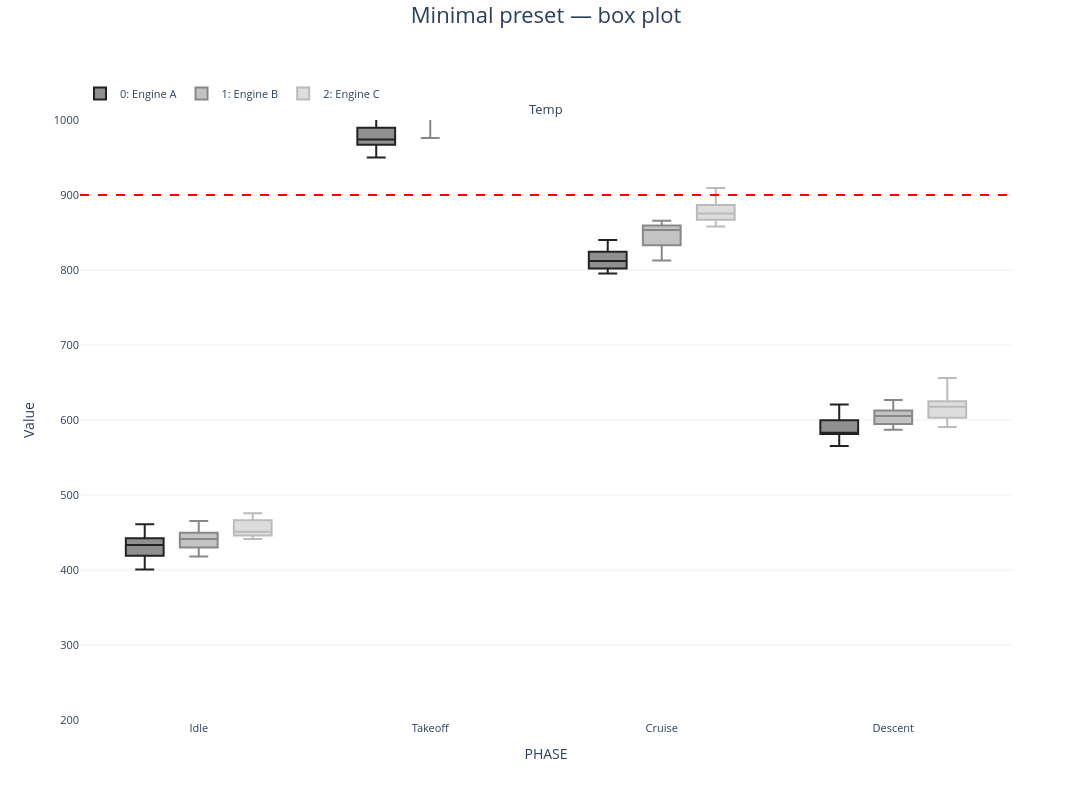

Source (notebook cell):
### Markdown cell above
## 4. The preset follows you across plot types

The same environment styles bars, boxes, and histograms too — nothing per-plot to set.

### Code cell
nb_min = styled_notebook("minimal", data=df,
                         set_name_column="ENGINE", set_idx_column="ENGINE")
nb_min.suptitle = "Minimal preset — box plot"
nb_min.box(x="PHASE", y="Temp", by="vars")

### Figure 1 — Plotly figure (JSON) as saved in the notebook; plotly's stock layout.template omitted (floating-point values rounded to 4 significant figures)
{"data": [{"boxpoints": "outliers", "legendgroup": "group_0", "line": {"width": 2}, "marker": {"color": "#222222"}, "name": "0: Engine A", "notched": false, "opacity": 1, "showlegend": true, "type": "box", "x": ["Idle", "Idle", "Idle", "Idle", "Idle", "Idle", "Idle", "Idle", "Idle", "Idle", "Idle", "Idle", "Idle", "Idle", "Idle", "Takeoff", "Takeoff", "Takeoff", "Takeoff", "Takeoff", "Takeoff", "Takeoff", "Takeoff", "Takeoff", "Takeoff", "Takeoff", "Takeoff", "Takeoff", "Takeoff", "Takeoff", "Cruise", "Cruise", "Cruise", "Cruise", "Cruise", "Cruise", "Cruise", "Cruise", "Cruise", "Cruise", "Cruise", "Cruise", "Cruise", "Cruise", "Cruise", "Descent", "Descent", "Descent", "Descent", "Descent", "Descent", "Descent", "Descent", "Descent", "Descent", "Descent", "Descent", "Descent", "Descent", "Descent"], "xaxis": "x", "y": [415.4, 422.1, 461.0, 418.1, 429.8, 447.3, 433.5, 438.5, 443.1, 416.6, 439.3, 428.2, 443.6, 440.6, 400.6, 965.3, 950.2, 954.1, 977.9, 990.4, 1002.0, 973.9, 972.8, 987.4, 993.1, 979.4, 973.4, 1011.0, 957.0, 973.1, 796.3, 829.5, 838.3, 802.9, 806.2, 812.1, 795.5, 821.7, 797.2, 801.9, 816.7, 840.2, 811.8, 825.1, 822.7, 620.6, 596.0, 605.0, 568.7, 599.3, 602.9, 581.0, 599.1, 582.1, 582.3, 565.5, 573.2, 583.1, 581.6, 599.8], "yaxis": "y"}, {"boxpoints": "outliers", "legendgroup": "group_1", "line": {"width": 2}, "marker": {"color": "#888888"}, "name": "1: Engine B", "notched": false, "opacity": 1, "showlegend": true, "type": "box", "x": ["Idle", "Idle", "Idle", "Idle", "Idle", "Idle", "Idle", "Idle", "Idle", "Idle", "Idle", "Idle", "Idle", "Idle", "Idle", "Takeoff", "Takeoff", "Takeoff", "Takeoff", "Takeoff", "Takeoff", "Takeoff", "Takeoff", "Takeoff", "Takeoff", "Takeoff", "Takeoff", "Takeoff", "Takeoff", "Takeoff", "Cruise", "Cruise", "Cruise", "Cruise", "Cruise", "Cruise", "Cruise", "Cruise", "Cruise", "Cruise", "Cruise", "Cruise", "Cruise", "Cruise", "Cruise", "Descent", "Descent", "Descent", "Descent", "Descent", "Descent", "Descent", "Descent", "Descent", "Descent", "Descent", "Descent", "Descent", "Descent", "Descent"], "xaxis": "x", "y": [428.8, 418.2, 436.3, 449.5, 427.5, 425.4, 453.8, 446.6, 457.9, 465.3, 449.8, 436.7, 434.0, 441.2, 445.3, 1007.0, 993.4, 1026.0, 994.0, 1028.0, 1011.0, 1002.0, 1053.0, 1030.0, 975.9, 1024.0, 1013.0, 1020.0, 1031.0, 1020.0, 860.3, 812.6, 824.5, 843.0, 860.5, 837.8, 861.4, 821.7, 853.2, 853.4, 831.9, 856.1, 865.8, 856.5, 836.1, 615.7, 613.9, 605.9, 593.0, 609.4, 594.2, 603.5, 606.2, 591.1, 626.8, 605.4, 595.9, 623.8, 604.6, 586.9], "yaxis": "y"}, {"boxpoints": "outliers", "legendgroup": "group_2", "line": {"width": 2}, "marker": {"color": "#BBBBBB"}, "name": "2: Engine C", "notched": false, "opacity": 1, "showlegend": true, "type": "box", "x": ["Idle", "Idle", "Idle", "Idle", "Idle", "Idle", "Idle", "Idle", "Idle", "Idle", "Idle", "Idle", "Idle", "Idle", "Idle", "Takeoff", "Takeoff", "Takeoff", "Takeoff", "Takeoff", "Takeoff", "Takeoff", "Takeoff", "Takeoff", "Takeoff", "Takeoff", "Takeoff", "Takeoff", "Takeoff", "Takeoff", "Cruise", "Cruise", "Cruise", "Cruise", "Cruise", "Cruise", "Cruise", "Cruise", "Cruise", "Cruise", "Cruise", "Cruise", "Cruise", "Cruise", "Cruise", "Descent", "Descent", "Descent", "Descent", "Descent", "Descent", "Descent", "Descent", "Descent", "Descent", "Descent", "Descent", "Descent", "Descent", "Descent"], "xaxis": "x", "y": [464.0, 448.8, 441.4, 475.7, 463.8, 464.0, 467.0, 441.4, 469.4, 450.4, 450.2, 442.7, 450.9, 445.2, 474.0, 1072.0, 1071.0, 1070.0, 1035.0, 1074.0, 1087.0, 1064.0, 1055.0, 1069.0, 1072.0, 1036.0, 1060.0, 1064.0, 1075.0, 1063.0, 865.1, 872.7, 858.1, 875.2, 909.2, 874.0, 874.8, 879.9, 884.2, 889.7, 877.1, 887.4, 863.1, 860.4, 894.1, 613.7, 595.1, 617.9, 625.7, 655.9, 652.1, 605.3, 598.2, 628.2, 617.8, 617.8, 602.1, 605.9, 622.7, 590.8], "yaxis": "y"}], "layout": {"annotations": [{"font": {"size": 13}, "showarrow": false, "text": "Temp", "x": 0.5, "xanchor": "center", "xref": "paper", "y": 1.0, "yanchor": "bottom", "yref": "paper"}], "boxmode": "group", "height": 800, "legend": {"font": {"size": 11}, "orientation": "h", "x": 0, "xanchor": "left", "y": 1.02, "yanchor": "bottom"}, "margin": {"r": 80, "t": 120}, "shapes": [{"line": {"color": "red", "dash": "dash"}, "type": "line", "x0": 0, "x1": 1, "xref": "x domain", "y0": 900, "y1": 900, "yref": "y"}], "showlegend": true, "title": {"font": {"size": 22}, "text": "Minimal preset — box plot", "x": 0.5, "y": 0.99, "yanchor": "top", "yref": "container"}, "width": 1200, "xaxis": {"anchor": "y", "domain": [0.0, 1.0], "tickfont": {"size": 11}, "title": {"font": {"size": 14}, "text": "PHASE"}}, "yaxis": {"anchor": "x", "domain": [0.0, 1.0], "range": [200, 1000], "tickfont": {"size": 11}, "title": {"font": {"size": 14}, "text": "Value"}}}}
